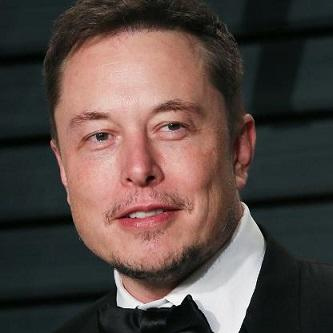
//> input picture imgs/elon.png, 333 x 333 px
$ ./motiondetector   (built with g++ and OpenCV 4)
//> lines starting //> are read from the running program, lines starting //| are printed output that depends on the picture; after the words box and inside, x2 and y2 are one past the last pixel; in counts of white or black regions, pixels touching at a corner belong together; pictures that were not available may be replaced by others from this repository, and a replacement may not be noted
#include <iostream>
#include <opencv2/opencv.hpp>

using namespace cv;
using namespace std;

bool motionDetected(Mat beforeHist, Mat afterHist){

  //comparing histogram based on correlation.
  double correl = compareHist(beforeHist, afterHist, CV_COMP_CORREL);
  cout << correl << endl;
  if(correl < 0.98){
    return true;
  }else{
    return false;
  }


}

int main(int argc, char** argv){
  Mat image,oldImage;
  int width, height;
  vector<Mat> planes;
  int nbins = 64;
  float range[] = {0, 256};
  const float *histrange = { range };
  bool uniform = true;
  bool acummulate = false;

//com uma webcam estariamos comparando o frame anterior
//neste caso estamos comparando duas imagens.
    oldImage = imread("elon.png", CV_LOAD_IMAGE_GRAYSCALE);
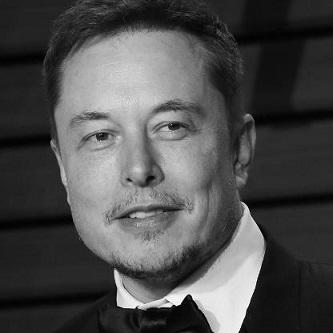
//> oldImage: 333 rows x 333 cols, CV_8UC1; min 0, max 255, mean 76.5
    if (!oldImage.data)
    {
        cout << "nao abriu" << endl;
    }
    image = imread("equalizeeq.png", CV_LOAD_IMAGE_GRAYSCALE);
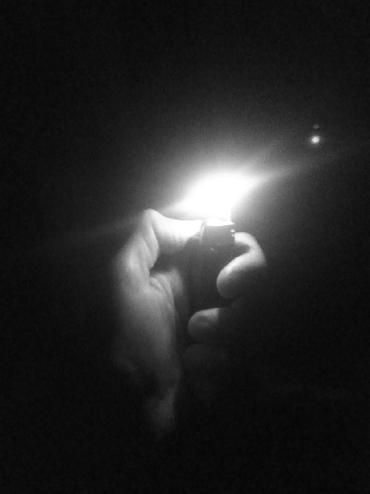
//> input picture imgs/Original_homomorfico.png, 370 x 494 px, given in place of equalizeeq.png, which was not available
//> image is the input picture: 494 rows x 370 cols, CV_8UC1; min 4, max 255, mean 36.8
    if (!image.data)
    {
        cout << "nao abriu" << endl;
    }
    namedWindow("janela", WINDOW_AUTOSIZE);

  width  = image.size().width;
//> width = 370
  height = image.size().height;
//> height = 494

  cout << "largura = " << width << endl;
//| largura = 370
  cout << "altura  = " << height << endl;
//| altura  = 494

  int histw = nbins, histh = nbins/2;

  Mat histImg(histh, histw, CV_8UC1, Scalar(0,0,0));
  Mat hist, oldHist;
  calcHist(&image, 1, 0, Mat(), hist, 1,
             &nbins, &histrange,
             uniform, acummulate);
//> hist = 64 values, max 43832 at index 3, min 0 at index 0, mean 2855.9


  normalize(hist, hist, 0, histImg.rows, NORM_MINMAX, -1, Mat());
//> hist = 64 values, max 32 at index 3, min 0 at index 0, mean 2.09
  calcHist(&oldImage, 1, 0, Mat(), oldHist, 1,
             &nbins, &histrange,
             uniform, acummulate);
//> oldHist = 64 values, max 10325 at index 8, min 32 at index 62, mean 1732.6

  normalize(oldHist, oldHist, 0, histImg.rows, NORM_MINMAX, -1, Mat());
//> oldHist = 64 values, max 32 at index 8, min 0 at index 62, mean 5.29

  histImg.setTo(Scalar(0));

  for(int i=0; i<nbins; i++){
      line(histImg,
           Point(i, histh),
           Point(i, histh-cvRound(hist.at<float>(i))),
           Scalar(255), 1, 8, 0);
    }
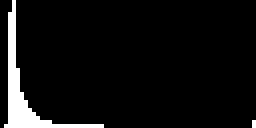
//> histImg: 32 rows x 64 cols, CV_8UC1 (shown 4 times larger); 6.2% white; 2 white regions (1 under 20 px), largest, box (x1, y1, x2, y2) and area: (1, 0, 26, 32) 124
    histImg.copyTo(image(Rect(0, 0       ,nbins, histh)));
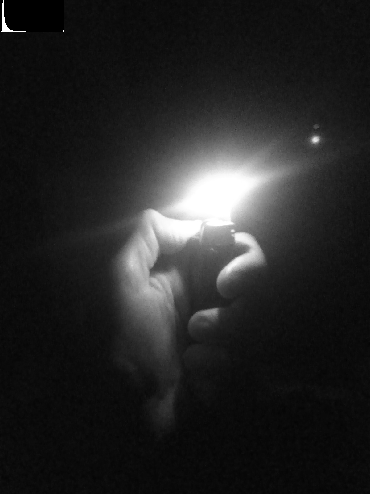
//> image: 494 rows x 370 cols, CV_8UC1; 1.12% of pixels changed, all inside (x1, y1, x2, y2) = (0, 0, 64, 32)


    //at the end of the printing process, check if the two images
    //correlate.
    if(motionDetected(hist, oldHist)){
//> in motionDetected, `double correl = compareHist(beforeHist, afterHist, CV_COMP_CORREL);`: correl = 0.335
//| 0.33514
      cout << "ALARM"<<endl;
    }
  return 0;
}
